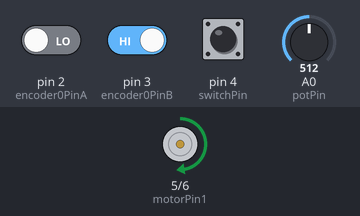
Simulated run of this sketch. Board: Arduino Uno, built with avr-gcc and run on an emulated ATmega328P. On the bench: motor-driver pin pairs drawn as motors (green arrow = first pin HIGH = forward, orange = second pin HIGH = backward, longer = more drive, scaled by the enable pin). Inputs (shaded band) come from the test bench; at power-on: A0 (potPin) = 512, pin 4 (switchPin) LOW, pin 2 (encoder0PinA) LOW, pin 3 (encoder0PinB) HIGH.

Above: at 1.2 s.
1.3 s: A0 (potPin) set to 716
At 2.5 s:
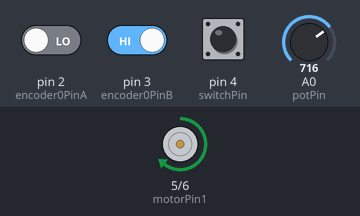
2.8 s: pin 4 (switchPin) pulled HIGH for 0.15 s
At 2.87 s:
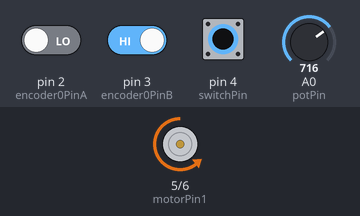
4.4 s: A0 (potPin) set to 900
At 5.0 s:
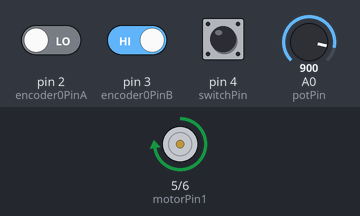
5.9 s: pin 4 (switchPin) pulled HIGH for 1 s
At 6.2 s:
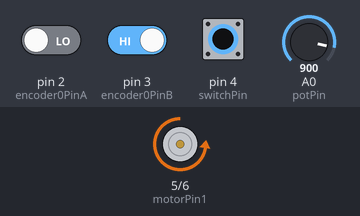
8.4 s: A0 (potPin) set to 122
At 9.3 s:
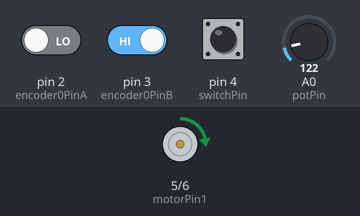
9.9 s: pin 4 (switchPin) pulled HIGH for 0.15 s
At 9.97 s:
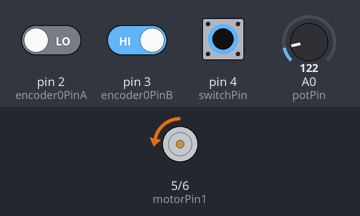
Timing chart, 0 to 12.5 s (numbered marks = the images above; inputs shaded):
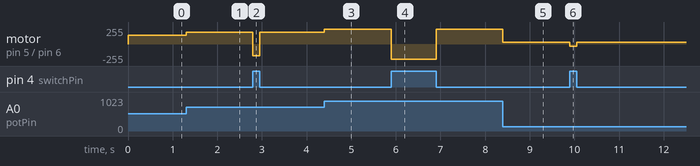

The sketch:

ej.ino
```cpp
//Motor variables
#define switchPin 4 // switch input
#define motorPin1 5 // L293D Input 1
#define motorPin2 6 // L293D Input 2
#define speedPin 9 // L293D enable Pin 1
#define potPin 0 // Potentiometer on Analog Pin 0
int Mspeed = 0; // a variable to hold the current speed value

//Encoder variables
#define encoder0PinA 2
#define encoder0PinB 3
volatile unsigned int encoder0Pos = 0;

void setup() {

  // Encoder setup
  pinMode(encoder0PinA, INPUT); // encoder pin on interrupt 0 (pin 2)
  pinMode(encoder0PinB, INPUT); // encoder pin on interrupt 1 (pin 3)
  attachInterrupt(0, doEncoderA, CHANGE);
  attachInterrupt(1, doEncoderB, CHANGE);

  // Motor setup
  pinMode(switchPin, INPUT); // set switch pin as INPUT

  pinMode(motorPin1, OUTPUT); // set remaining pins as outputs
  pinMode(motorPin2, OUTPUT);
  pinMode(speedPin, OUTPUT);

  // Encoder setup
  pinMode(encoder0PinA, INPUT); // encoder pin on interrupt 0 (pin 2)
  pinMode(encoder0PinB, INPUT); // encoder pin on interrupt 1 (pin 3)
  attachInterrupt(0, doEncoderA, CHANGE);
  attachInterrupt(1, doEncoderB, CHANGE);

  Serial.begin (9600);
}

void loop() {
  Mspeed = analogRead(potPin)/4; // read the speed value from the potentiometer
  analogWrite(speedPin, Mspeed); // write speed to Enable 1 pin
  if (digitalRead(switchPin)) { // If the switch is HIGH, rotate motor clockwise
    digitalWrite(motorPin1, LOW); // set Input 1 of the L293D low
    digitalWrite(motorPin2, HIGH); // set Input 2 of the L293D high
  }
  else { // if the switch is LOW, rotate motor anti-clockwise
    digitalWrite(motorPin1, HIGH); // set Input 1 of the L293D low
    digitalWrite(motorPin2, LOW); // set Input 2 of the L293D high
  }
}

void doEncoderA(){
  // look for a low-to-high on channel A
  if (digitalRead(encoder0PinA) == HIGH) {
    // check channel B to see which way encoder is turning
    if (digitalRead(encoder0PinB) == LOW) {
      encoder0Pos = encoder0Pos + 1;         // CW
    }
    else {
      encoder0Pos = encoder0Pos - 1;         // CCW
    }
  }
  else   // must be a high-to-low edge on channel A
  {
    // check channel B to see which way encoder is turning
    if (digitalRead(encoder0PinB) == HIGH) {
      encoder0Pos = encoder0Pos + 1;          // CW
    }
    else {
      encoder0Pos = encoder0Pos - 1;          // CCW
    }
  }
  //Serial.println (encoder0Pos, DEC);
  // use for debugging - remember to comment out
}

void doEncoderB(){
  // look for a low-to-high on channel B
  if (digitalRead(encoder0PinB) == HIGH) {
   // check channel A to see which way encoder is turning
    if (digitalRead(encoder0PinA) == HIGH) {
      encoder0Pos = encoder0Pos + 1;         // CW
    }
    else {
      encoder0Pos = encoder0Pos - 1;         // CCW
    }
  }
  // Look for a high-to-low on channel B
  else {
    // check channel B to see which way encoder is turning
    if (digitalRead(encoder0PinA) == LOW) {
      encoder0Pos = encoder0Pos + 1;          // CW
    }
    else {
      encoder0Pos = encoder0Pos - 1;          // CCW
    }
  }
}
```

Measured:
- after the input at 1.3 s, motor on pin 5 (motorPin1) / pin 6 (motorPin2): forward 128/255 → forward 179/255 at once
- after the input at 2.8 s, motor on pin 5 (motorPin1) / pin 6 (motorPin2): forward 179/255 → backward 179/255 at once, → forward 179/255 0.15 s later
- after the input at 4.4 s, motor on pin 5 (motorPin1) / pin 6 (motorPin2): forward 179/255 → forward 225/255 at once
- after the input at 5.9 s, motor on pin 5 (motorPin1) / pin 6 (motorPin2): forward 225/255 → backward 225/255 at once, → forward 225/255 1.0 s later
- after the input at 8.4 s, motor on pin 5 (motorPin1) / pin 6 (motorPin2): forward 225/255 → forward 30/255 at once
- after the input at 9.9 s, motor on pin 5 (motorPin1) / pin 6 (motorPin2): forward 30/255 → backward 30/255 at once, → forward 30/255 0.15 s later
